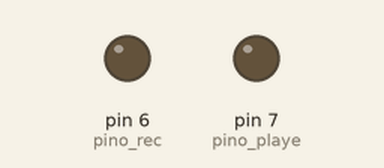
Simulated run of this sketch. Board: Arduino Uno, built with avr-gcc and run on an emulated ATmega328P. Parts: output pins drawn as LEDs (lit = HIGH).

Above: at 1.0 s.
At 7.0 s:
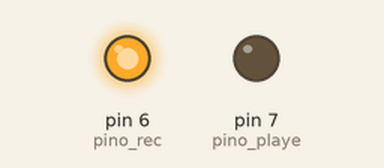
At 15.05 s:
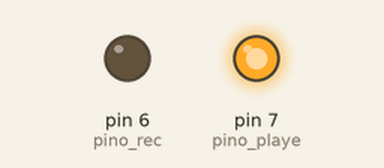
Timing chart, 0 to 45.6 s (numbered marks = the images above):
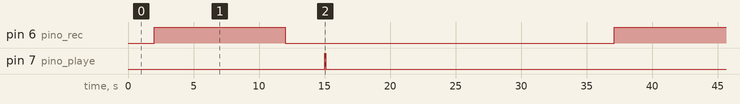

Measured:
- by itself, pin 6 (pino_rec): alternates HIGH for 10.0 s and LOW for 25.1 s
- by itself, pin 7 (pino_playe): alternates HIGH for 0.10 s and LOW for 35.0 s
- by itself, everything shown: repeats every 35.1 s, in 4 steps

The sketch:

TesteSOM.ino
```cpp
// Pino ligado ao REC do modulo
int pino_rec = 6;
// Pino ligado ao P-E (PLAYE) do modulo
int pino_playe = 7;

void setup()
{
  pinMode(pino_rec, OUTPUT);
  pinMode(pino_playe, OUTPUT);
}

void loop()
{
  delay(2000);
  // Inicia a gravacao
  digitalWrite(pino_rec, HIGH);
  delay(10000);
  // Para a gravacao
  digitalWrite(pino_rec, LOW);
  // Aguarda 5 segundos
  delay(3000);
  // Inicial a reproducao
  digitalWrite(pino_playe, HIGH);
  delay(100);
  digitalWrite(pino_playe, LOW);
  // Aguarda 20 segundos e reinicia o processo
  delay(20000);
}
```
